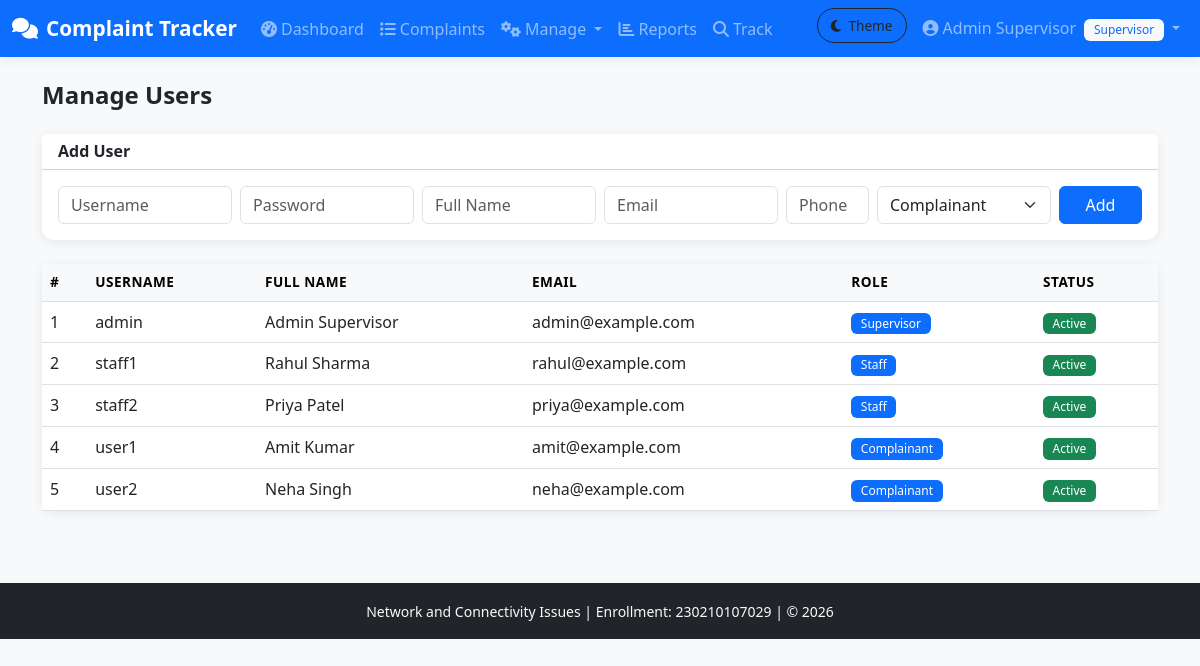
The page /manage_users.php (signed in) on the database its author committed.
### tables this page shows
CREATE TABLE users (
    user_id INT AUTO_INCREMENT PRIMARY KEY,
    username VARCHAR(50) NOT NULL UNIQUE,
    password VARCHAR(255) NOT NULL,
    full_name VARCHAR(100) NOT NULL,
    email VARCHAR(100) NOT NULL,
    phone VARCHAR(15),
    role_id INT NOT NULL,
    is_active TINYINT(1) DEFAULT 1,
    created_at TIMESTAMP DEFAULT CURRENT_TIMESTAMP,
    FOREIGN KEY (role_id) REFERENCES roles(role_id)
);

CREATE TABLE roles (
    role_id INT AUTO_INCREMENT PRIMARY KEY,
    role_name VARCHAR(50) NOT NULL UNIQUE
);

### manage_users.php (the view, shortened to what this page needs)
<?php
require_once 'config/db.php';
$users = $conn->query("SELECT u.*, r.role_name FROM users u JOIN roles r ON u.role_id=r.role_id ORDER BY u.user_id")->fetchAll();
$roles = $conn->query("SELECT * FROM roles")->fetchAll();
?>
<!DOCTYPE html>
<html lang="en">
<head>
    <link href="https://cdn.jsdelivr.net/npm/bootstrap@5.3.0/dist/css/bootstrap.min.css" rel="stylesheet">
    <link href="https://cdnjs.cloudflare.com/ajax/libs/font-awesome/6.4.0/css/all.min.css" rel="stylesheet">
    <link href="assets/css/style.css" rel="stylesheet">
</head>
<body class="bg-light">
<?php include 'includes/navbar.php'; ?>
<div class="container py-4">
    <h4 class="fw-bold mb-4">Manage Users</h4>
    <div class="card border-0 shadow-sm mb-4">
        <div class="card-header bg-white"><h6 class="fw-bold mb-0">Add User</h6></div>
        <div class="card-body">
            <form method="POST" class="row g-2">
                <div class="col-md-2"><input type="text" class="form-control" name="username" placeholder="Username" required></div>
                <div class="col-md-2"><input type="password" class="form-control" name="password" placeholder="Password" required></div>
                <div class="col-md-2"><input type="text" class="form-control" name="full_name" placeholder="Full Name" required></div>
                <div class="col-md-2"><input type="email" class="form-control" name="email" placeholder="Email" required></div>
                <div class="col-md-1"><input type="text" class="form-control" name="phone" placeholder="Phone"></div>
                <div class="col-md-2"><select class="form-select" name="role_id" required><?php foreach($roles as $r): ?><option value="<?=$r['role_id']?>"><?=$r['role_name']?></option><?php endforeach; ?></select></div>
                <div class="col-md-1"><button class="btn btn-primary w-100">Add</button></div>
            </form>
        </div>
    </div>
    <div class="card border-0 shadow-sm">
        <div class="card-body p-0">
            <table class="table table-hover mb-0">
                <thead class="table-light"><tr><th>#</th><th>Username</th><th>Full Name</th><th>Email</th><th>Role</th><th>Status</th></tr></thead>
                <tbody>
                <?php foreach($users as $u): ?>
                <tr><td><?=$u['user_id']?></td><td><?=htmlspecialchars($u['username'])?></td><td><?=htmlspecialchars($u['full_name'])?></td><td><?=$u['email']?></td><td><span class="badge bg-primary"><?=$u['role_name']?></span></td><td><span class="badge bg-<?=$u['is_active']?'success':'secondary'?>"><?=$u['is_active']?'Active':'Inactive'?></span></td></tr>
                <?php endforeach; ?>
                </tbody>
            </table>
        </div>
    </div>
</div>
<?php include 'includes/footer.php'; ?>
</body></html>

### assets/css/style.css (style rules this page uses)
:root { --app-bg: #f5f7fa; --page-bg: #f5f7fa; --card-bg: #ffffff; --card-border: rgba(0,0,0,0.08); --text-color: #212529; --secondary-bg: #f8f9fa; --navbar-bg: #0d6efd; --navbar-text: #ffffff; --dropdown-bg: #ffffff; --table-border: #dee2e6; --alert-border: rgba(0,0,0,0.08); }
body { font-family: 'Segoe UI', Tahoma, Geneva, Verdana, sans-serif; background-color: var(--page-bg); color: var(--text-color); }
.card { border-radius: 12px; transition: transform 0.2s; }
.table th { font-weight: 600; font-size: 0.85rem; text-transform: uppercase; letter-spacing: 0.5px; }
.badge { font-weight: 500; padding: 0.4em 0.8em; }
.btn-primary { background-color: #0d6efd; border-color: #0d6efd; }
.shadow-sm { box-shadow: 0 2px 12px rgba(0,0,0,0.08) !important; }

### rows shown on the page
users: user_id "1", username "admin", full_name "Admin Supervisor", email "admin@example.com", role.role_name "Supervisor", is_active "Active"
users: user_id "2", username "staff1", full_name "Rahul Sharma", email "rahul@example.com", role.role_name "Staff", is_active "Active"
users: user_id "3", username "staff2", full_name "Priya Patel", email "priya@example.com", role.role_name "Staff", is_active "Active"
users: user_id "4", username "user1", full_name "Amit Kumar", email "amit@example.com", role.role_name "Complainant", is_active "Active"
users: user_id "5", username "user2", full_name "Neha Singh", email "neha@example.com", role.role_name "Complainant", is_active "Active"

### other values the page prints
$_SESSION['full_name'] "Admin Supervisor"
$_SESSION['role_name'] "Supervisor"
form field role_id "Complainant"
